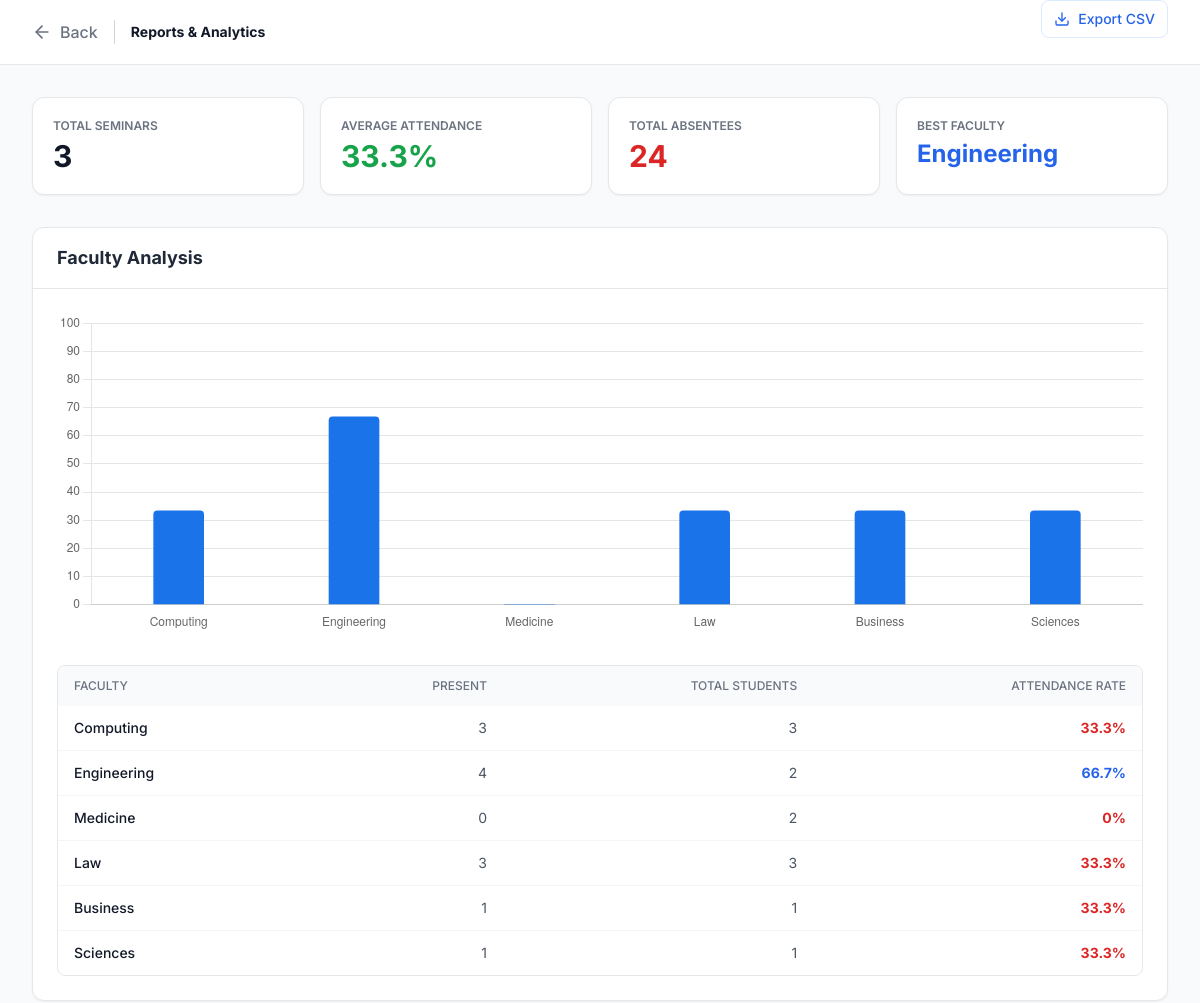
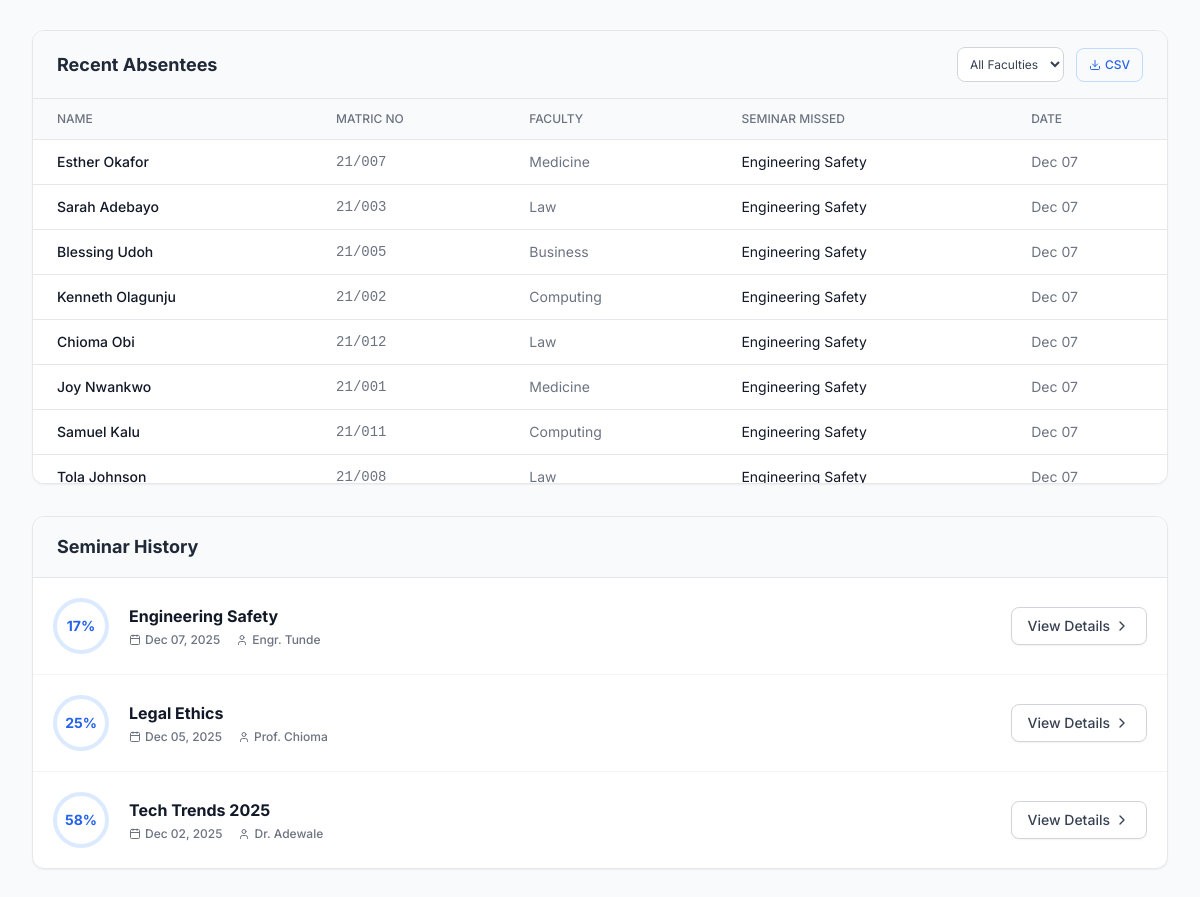
/report_view.php, run on the app's committed database (2 pictures, top to bottom).
### tables this page shows
CREATE TABLE `Seminar` (
  `SeminarID` int(10) UNSIGNED NOT NULL,
  `Topic` varchar(255) NOT NULL,
  `Description` text DEFAULT NULL,
  `TargetLevels` varchar(50) DEFAULT 'All',
  `EventDate` date NOT NULL,
  `EventTime` time NOT NULL,
  `Faculty` varchar(100) DEFAULT NULL,
  `VenueID` int(10) UNSIGNED DEFAULT NULL,
  `SpeakerID` int(10) UNSIGNED DEFAULT NULL,
  `CreatedAt` timestamp NOT NULL DEFAULT current_timestamp()
);

CREATE TABLE `Student` (
  `StudentID` int(10) UNSIGNED NOT NULL,
  `MatricNo` varchar(50) NOT NULL,
  `FullName` varchar(255) NOT NULL,
  `Faculty` varchar(100) NOT NULL,
  `Level` int(11) NOT NULL,
  `Email` varchar(100) DEFAULT NULL,
  `CreatedAt` timestamp NOT NULL DEFAULT current_timestamp()
);

CREATE TABLE `Speaker` (
  `SpeakerID` int(10) UNSIGNED NOT NULL,
  `SpeakerName` varchar(255) NOT NULL,
  `SpeakerBio` text DEFAULT NULL,
  `ContactEmail` varchar(100) DEFAULT NULL
);

### report_view.php (the view, shortened to what the rows shown need)
<?php require_once 'report_logic.php'; ?>
<!DOCTYPE html>
<html lang="en">
<head>
    <script src="https://cdn.tailwindcss.com"></script>
</head>
<body class="text-gray-800">
    <main class="max-w-7xl mx-auto px-4 sm:px-6 lg:px-8 py-8">
        <?php if ($selectedSeminarID > 0 && $seminarDetails): ?>
            <div class="bg-blue-600 rounded-xl p-6 text-white shadow-lg mb-8">
                <div class="flex justify-between items-start">
                    <h1 class="text-2xl font-bold mb-2"><?php echo htmlspecialchars($seminarDetails['Topic']); ?></h1>
                    <a href="report_view.php" class="text-xs bg-white/20 hover:bg-white/30 px-3 py-1 rounded-full text-white transition-colors">Back to Dashboard</a>
                </div>
                <div class="flex flex-wrap gap-6 text-blue-100 text-sm">
                    <span class="flex items-center gap-1"><i data-lucide="calendar" class="w-4 h-4"></i> <?php echo date("F d, Y", strtotime($seminarDetails['EventDate'])); ?></span>
                    <span class="flex items-center gap-1"><i data-lucide="user" class="w-4 h-4"></i> <?php echo htmlspecialchars($seminarDetails['SpeakerName'] ?? 'Guest'); ?></span>
                </div>
                <p class="mt-4 text-blue-50 text-sm leading-relaxed max-w-2xl"><?php echo htmlspecialchars($seminarDetails['Description']); ?></p>
            </div>
            <div class="grid grid-cols-1 md:grid-cols-4 gap-4 mb-8">
                <div class="bg-white p-5 rounded-xl border border-gray-200 shadow-sm"><p class="text-xs font-semibold text-gray-500 uppercase">Present</p><p class="text-3xl font-bold text-green-600 mt-1"><?php echo $specificStats['present']; ?></p></div>
                <div class="bg-white p-5 rounded-xl border border-gray-200 shadow-sm"><p class="text-xs font-semibold text-gray-500 uppercase">Absent</p><p class="text-3xl font-bold text-red-600 mt-1"><?php echo $specificStats['absent']; ?></p></div>
                <div class="bg-white p-5 rounded-xl border border-gray-200 shadow-sm"><p class="text-xs font-semibold text-gray-500 uppercase">Rate</p><p class="text-3xl font-bold text-blue-600 mt-1"><?php echo $specificStats['rate']; ?>%</p></div>
                <div class="bg-white p-5 rounded-xl border border-gray-200 shadow-sm"><p class="text-xs font-semibold text-gray-500 uppercase">Class Size</p><p class="text-3xl font-bold text-gray-700 mt-1"><?php echo $specificStats['total']; ?></p></div>
            </div>
            <div class="bg-white border border-gray-200 rounded-xl shadow-sm overflow-hidden mb-8">
                <div class="px-6 py-4 border-b border-gray-200 bg-gray-50 flex justify-between items-center">
                    <h3 class="text-lg font-bold text-gray-800">Absentee List (This Seminar)</h3>
                    <span class="text-xs font-medium text-red-600 bg-red-50 px-2 py-1 rounded-full"><?php echo $specificStats['absent']; ?> Missing</span>
                </div>
                <div class="overflow-x-auto">
                    <table class="min-w-full divide-y divide-gray-200">
                        <thead class="bg-gray-50">
                            <tr><th class="px-6 py-3 text-left text-xs font-medium text-gray-500 uppercase">Name</th><th class="px-6 py-3 text-left text-xs font-medium text-gray-500 uppercase">Matric No</th><th class="px-6 py-3 text-left text-xs font-medium text-gray-500 uppercase">Faculty</th><th class="px-6 py-3 text-left text-xs font-medium text-gray-500 uppercase">Level</th></tr>
                        </thead>
                        <tbody class="bg-white divide-y divide-gray-200">
                            <?php if ($specificAbsentees && $specificAbsentees->num_rows > 0):
                                while($stu = $specificAbsentees->fetch_assoc()): ?>
                                <tr class="hover:bg-gray-50">
                                    <td class="px-6 py-4 text-sm font-medium text-gray-900"><?php echo htmlspecialchars($stu['FullName']); ?></td>
                                    <td class="px-6 py-4 text-sm text-gray-500 font-mono"><?php echo htmlspecialchars($stu['MatricNo']); ?></td>
                                    <td class="px-6 py-4 text-sm text-gray-500"><?php echo htmlspecialchars($stu['Faculty']); ?></td>
                                    <td class="px-6 py-4 text-sm text-gray-500"><?php echo htmlspecialchars($stu['Level']); ?> Lvl</td>
                                </tr>
                            <?php endwhile; else: ?>
                                <tr><td colspan="4" class="px-6 py-10 text-center text-gray-500">🎉 Everyone is present!</td></tr>
                            <?php endif; ?>
                        </tbody>
                    </table>
                </div>
            </div>
        <?php else: ?>
            <div class="bg-white border border-gray-200 rounded-xl shadow-sm mb-8 overflow-hidden">
                <div class="p-6">
                    <div class="overflow-hidden rounded-lg border border-gray-200 w-full">
                        <table class="min-w-full">
                            <thead class="bg-gray-50">
                                <tr>
                                    <th class="px-4 py-3 text-left text-xs font-medium text-gray-500 uppercase">Faculty</th>
                                    <th class="px-4 py-3 text-right text-xs font-medium text-gray-500 uppercase">Present</th>
                                    <th class="px-4 py-3 text-right text-xs font-medium text-gray-500 uppercase">Total Students</th>
                                    <th class="px-4 py-3 text-right text-xs font-medium text-gray-500 uppercase">Attendance Rate</th>
                                </tr>
                            </thead>
                            <tbody class="divide-y divide-gray-100">
                                <?php foreach($facultyStats as $stat): ?>
                                <tr>
                                    <td class="px-4 py-3 text-sm font-medium text-gray-900"><?php echo $stat['name']; ?></td>
                                    <td class="px-4 py-3 text-sm text-right text-gray-600"><?php echo $stat['present_total']; ?></td>
                                    <td class="px-4 py-3 text-sm text-right text-gray-600"><?php echo $stat['student_count']; ?></td>
                                    <td class="px-4 py-3 text-sm text-right font-bold <?php echo ($stat['rate'] < 50) ? 'text-red-600' : 'text-blue-600'; ?>"><?php echo $stat['rate']; ?>%</td>
                                </tr>
                                <?php endforeach; ?>
                            </tbody>
                        </table>
                    </div>
                </div>
            </div>
            <div class="bg-white border border-gray-200 rounded-xl shadow-sm overflow-hidden mb-8">
                <div class="overflow-x-auto max-h-96">
                    <table class="min-w-full divide-y divide-gray-200">
                        <thead class="bg-gray-50 sticky top-0">
                            <tr>
                                <th class="px-6 py-3 text-left text-xs font-medium text-gray-500 uppercase">Name</th>
                                <th class="px-6 py-3 text-left text-xs font-medium text-gray-500 uppercase">Matric No</th>
                                <th class="px-6 py-3 text-left text-xs font-medium text-gray-500 uppercase">Faculty</th>
                                <th class="px-6 py-3 text-left text-xs font-medium text-gray-500 uppercase">Seminar Missed</th>
                                <th class="px-6 py-3 text-left text-xs font-medium text-gray-500 uppercase">Date</th>
                            </tr>
                        </thead>
                        <tbody class="bg-white divide-y divide-gray-200">
                            <?php if ($globalAbsentees && $globalAbsentees->num_rows > 0):
                                while($row = $globalAbsentees->fetch_assoc()): ?>
                                <tr class="hover:bg-gray-50">
                                    <td class="px-6 py-3 text-sm font-medium text-gray-900"><?php echo htmlspecialchars($row['FullName']); ?></td>
                                    <td class="px-6 py-3 text-sm text-gray-500 font-mono"><?php echo htmlspecialchars($row['MatricNo']); ?></td>
                                    <td class="px-6 py-3 text-sm text-gray-500"><?php echo htmlspecialchars($row['Faculty']); ?></td>
                                    <td class="px-6 py-3 text-sm text-gray-900"><?php echo htmlspecialchars($row['Topic']); ?></td>
                                    <td class="px-6 py-3 text-sm text-gray-500"><?php echo date("M d", strtotime($row['EventDate'])); ?></td>
                                </tr>
                            <?php endwhile; else: ?>
                                <tr><td colspan="5" class="px-6 py-8 text-center text-gray-500">No absences found.</td></tr>
                            <?php endif; ?>
                        </tbody>
                    </table>
                </div>
            </div>
            <div class="bg-white border border-gray-200 rounded-xl shadow-sm overflow-hidden">
                <div class="divide-y divide-gray-100">
                    <?php if (count($seminarHistory) > 0): foreach($seminarHistory as $hist): ?>
                        <div class="p-5 flex flex-col md:flex-row md:items-center justify-between hover:bg-gray-50 transition-all gap-4">
                            <div class="flex items-center gap-5">
                                <div class="relative w-14 h-14 flex items-center justify-center rounded-full border-4 border-blue-100 bg-white shrink-0">
                                    <span class="text-sm font-bold text-blue-600"><?php echo $hist['rate']; ?>%</span>
                                </div>
                                <div>
                                    <h4 class="text-base font-bold text-gray-900"><?php echo htmlspecialchars($hist['topic']); ?></h4>
                                    <div class="flex flex-wrap items-center gap-x-4 gap-y-1 mt-1 text-xs text-gray-500 font-medium">
                                        <span class="flex items-center gap-1"><i data-lucide="calendar" class="w-3 h-3"></i> <?php echo $hist['date']; ?></span>
                                        <span class="flex items-center gap-1"><i data-lucide="user" class="w-3 h-3"></i> <?php echo htmlspecialchars($hist['speaker']); ?></span>
                                    </div>
                                </div>
                            </div>
                            <a href="report_view.php?seminar_id=<?php echo $hist['id']; ?>" class="inline-flex items-center justify-center px-4 py-2 border border-gray-300 rounded-lg text-sm font-medium text-gray-700 bg-white hover:bg-gray-50 hover:text-blue-600 shadow-sm transition-colors whitespace-nowrap">
                                View Details <i data-lucide="chevron-right" class="w-4 h-4 ml-1"></i>
                            </a>
                        </div>
                    <?php endforeach; else: ?>
                        <div class="p-10 text-center text-gray-500">No seminar history found.</div>
                    <?php endif; ?>
                </div>
            </div>
            <script>
                const ctx = document.getElementById('facultyChart').getContext('2d');
                new Chart(ctx, {
                    type: 'bar',
                    data: {
                        labels: <?php echo json_encode(array_column($facultyStats, 'name')); ?>,
                        datasets: [{
                            label: 'Attendance Rate (%)',
                            data: <?php echo json_encode(array_column($facultyStats, 'rate')); ?>,
                            backgroundColor: '#1a73e8', // SOLID BLUE color
                            borderRadius: 4,
                            barThickness: 50, // Thick bars like your image
                        }]
                    },
                    options: {
                        responsive: true,
                        maintainAspectRatio: false,
                        plugins: { legend: { display: false } },
                        scales: { y: { beginAtZero: true, max: 100 }, x: { grid: { display: false } } }
                    }
                });
            </script>
        <?php endif; ?>
    </main>
</body>
</html>

### data on the page
seminar: Faculty "Engineering", SpeakerID "4", VenueID "2", rate "66.7", rate "17", Topic "Engineering Safety", date "Dec 07, 2025", SpeakerID.SpeakerName "Engr. Tunde"
student: FullName "Esther Okafor", MatricNo "21/007", Faculty "Medicine", seminar.Topic "Engineering Safety", seminar.EventDate "Dec 07"
student: FullName "Sarah Adebayo", MatricNo "21/003", Faculty "Law", seminar.Topic "Engineering Safety", seminar.EventDate "Dec 07"
student: FullName "Blessing Udoh", MatricNo "21/005", Faculty "Business", seminar.Topic "Engineering Safety", seminar.EventDate "Dec 07"
student: FullName "Kenneth Olagunju", MatricNo "21/002", Faculty "Computing", seminar.Topic "Engineering Safety", seminar.EventDate "Dec 07"
student: FullName "Chioma Obi", MatricNo "21/012", Faculty "Law", seminar.Topic "Engineering Safety", seminar.EventDate "Dec 07"
student: FullName "Joy Nwankwo", MatricNo "21/001", Faculty "Medicine", seminar.Topic "Engineering Safety", seminar.EventDate "Dec 07"
student: FullName "Samuel Kalu", MatricNo "21/011", Faculty "Computing", seminar.Topic "Engineering Safety", seminar.EventDate "Dec 07"
student: FullName "Tola Johnson", MatricNo "21/008", Faculty "Law", seminar.Topic "Engineering Safety", seminar.EventDate "Dec 07"
seminar: rate "25", Topic "Legal Ethics", date "Dec 05, 2025", SpeakerID.SpeakerName "Prof. Chioma"
seminar: rate "58", Topic "Tech Trends 2025", date "Dec 02, 2025", SpeakerID.SpeakerName "Dr. Adewale"

### other printed values
$totalSeminars "3"
$avgAttendanceRate "33.3"
$totalAbsentees "24"
$bestFacultyName "Engineering"
$stat['name'] "Computing"
$stat['present_total'] "3"
$stat['student_count'] "3"
$stat['rate'] "33.3"
$stat['name'] "Medicine"
$stat['present_total'] "0"
$stat['student_count'] "2"
$stat['rate'] "0"
$stat['name'] "Law"
$stat['name'] "Business"
$stat['present_total'] "1"
